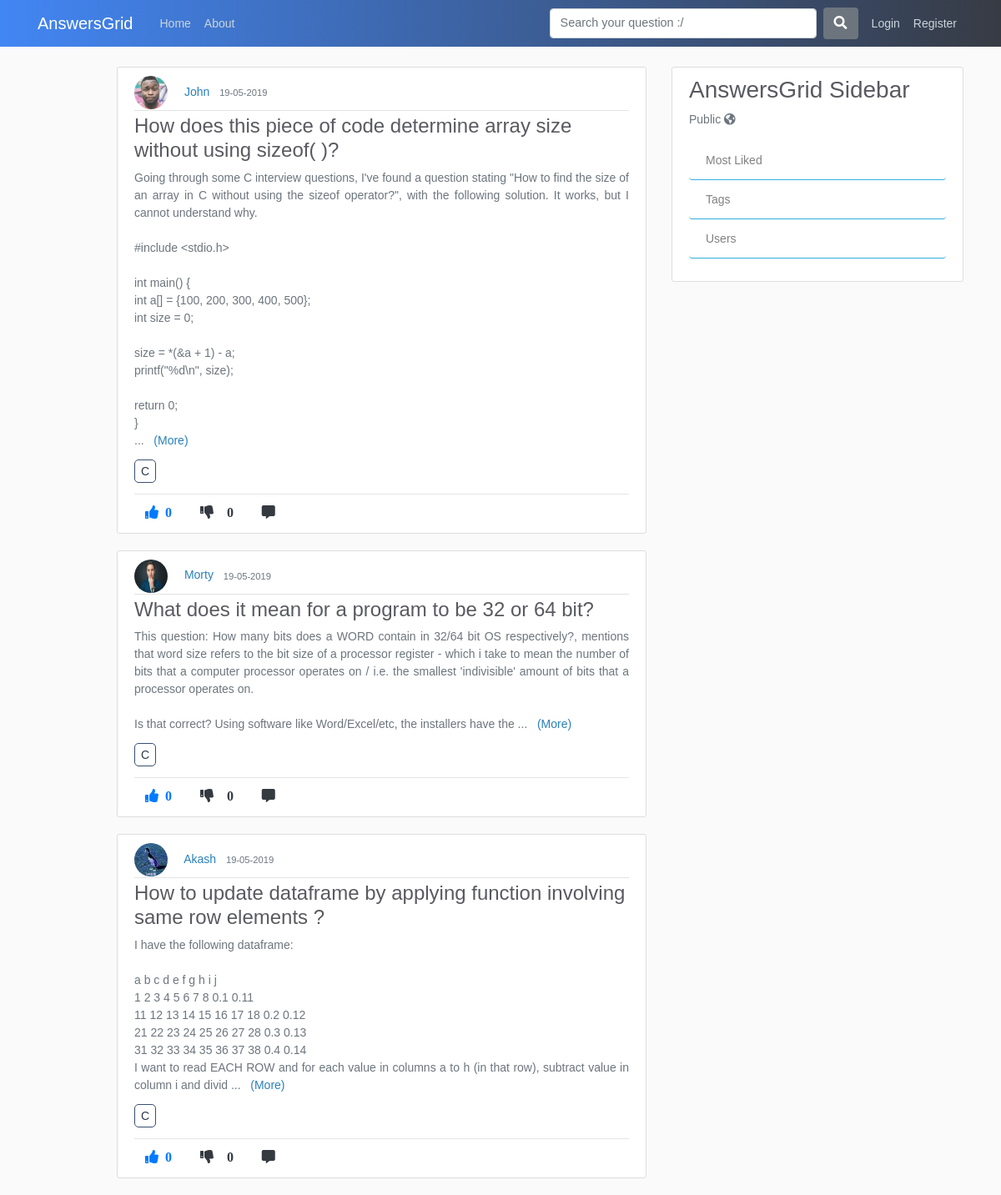
The page /tags/C on the database its author committed.
### application/models.py (models this page shows, shortened)
class tagposts(db.Model):
    id = db.Column(db.Integer, primary_key=True, nullable=False)
    post_id = db.Column(db.Integer, db.ForeignKey('post.id'), nullable=False)
    tag_id = db.Column(db.Integer, db.ForeignKey('tags.tag_id'), nullable=False)

class User(db.Model, UserMixin):
    id = db.Column(db.Integer, primary_key=True)
    username = db.Column(db.String(20), unique=True, nullable=False)
    email = db.Column(db.String(120), unique=True, nullable=False)
    image_file = db.Column(db.String(20), nullable=False, default='default.jpg')
    password = db.Column(db.String(60), nullable=False)
    posts = db.relationship('Post', backref='author', lazy=True)
    answers = db.relationship('Answer', backref="author", lazy=True)
    comments = db.relationship('Comment', backref='author', lazy=True)

class Post(db.Model):
    id = db.Column(db.Integer, primary_key=True)
    title = db.Column(db.String(100), nullable=False)
    content = db.Column(db.Text, nullable=False)
    date_posted = db.Column(db.DateTime, nullable=False, default=datetime.utcnow)
    like_count = db.Column(db.Integer, nullable=False, default=0)
    dislike_count = db.Column(db.Integer, nullable=False, default=0)
    user_id = db.Column(db.Integer, db.ForeignKey('user.id'), nullable=False)
    comments = db.relationship('Comment', backref='commentOnPost', lazy=True)
    answers = db.relationship('Answer', backref='answerOnPost', lazy=True)

### application/routes.py (the view)
@app.route('/tags/<tag_title>')
def tags(tag_title):
    page = request.args.get('page',1,type=int)
    posts = Post.query.order_by(Post.date_posted.desc()).paginate(page=page, per_page=5)
    tag_title = tag_title
    joinedTables = db.session.query(tagposts.post_id,tagposts.tag_id,Tags.tag_title,Post.title,Post.user_id,Post.like_count,Post.content,Post.id,Post.author,Post.date_posted,User.username,User.image_file).join(Tags).join(Post).join(User).all()
    for item in joinedTables:
        if tag_title in item.tag_title:
            print(tag_title, item.post_id, item.title, item.user_id,  item.username, item.image_file)
            return render_template("tags.html", posts=posts, joinedTables=joinedTables, tag_title=tag_title)

### application/templates/tags.html (shortened to what this page needs)
{% extends "layout.html" %}
{% block content %}
      {% for item in joinedTables %}
      {% if tag_title == item.tag_title %}
        <article class="media content-section">
          <div class="media-body">
            <img class="rounded-circle article-img" src="{{ url_for('static', filename='profile_pics/' + item.image_file) }}">
            <a class="mr-2" href="{{ url_for('user_posts', username=item.username) }}">{{ item.username }}</a>
            <small class="text-muted">{{ item.date_posted.strftime('%d-%m-%Y') }}</small>
            <div class="article-metadata">
            </div>
            <h4><a class="article-title" href="{{ url_for('comment_post', post_id=item.id) }}">{{ item.title }}</a></h4>
            <p class="article-content more text-justify text-muted">{{ item.content }}</p>
            <p><a class="article-content tag-style" href="#">{{ item.tag_title }}</a></p><hr>
            <div class="footRow">
                {%  if current_user.is_authenticated %}
                  <a><i class="fas fa-thumbs-up mr-1 btn upvote" id="/vote/{{item.id}}/{{current_user.id}}" onclick="contentDisp(this);">  {{ item.like_count }} </i></a>
                  <a><i class="fas fa-thumbs-down mr-1 btn upvote" id="/downvote/{{item.id}}/{{current_user.id}}" onclick="contentDisp(this);" >  {{ item.dislike_count }} </i></a>
                  <a href="{{url_for('comment_post', post_id=item.id)}}"><i class="fas fa-comment-alt mr-1 btn text-dark"></i></a>
                  {% else %}
                  <a href="{{url_for('login')}}"><i class="fas fa-thumbs-up mr-1 btn text-primary upvote"><span class="ml-2 likes-count">{{ item.like_count }}</span></i></a>
                  <a href="{{url_for('login')}}"><i class="fas fa-thumbs-down mr-1 btn text-dark"><span id="demo" class="ml-3">{{ item.like_count }}</i></a>
                  <a href="{{url_for('comment_post', post_id=item.id)}}"><i class="fas fa-comment-alt mr-1 btn text-dark"></i></a>
                {% endif %}
            </div>
          </div>
        </article>
      {% endif %}
      {% endfor %}
{% endblock content %}

### application/static/main.css (style rules this page uses)
body { background: #fafafa; color: #333333; margin-top: 5rem; }
h1, h2, h3, h4, h5, h6 { color: #444444; }
.content-section { background: #ffffff; padding: 10px 20px; border: 1px solid #dddddd; border-radius: 3px; margin-bottom: 20px; }
.article-title { color: #444444; }
.article-content { white-space: pre-line; }
.article-img { height: 40px; width: 40px; margin-right: 16px; }
.article-metadata { padding-bottom: 1px; margin-bottom: 4px; border-bottom: 1px solid #e3e3e3 }

### application/templates/layout.html (style rules this page uses)
body { color: #2e2626; margin-top: 5rem; font-size: 14px; font-weight: unset; line-height: 1.5; font-family: Arial; }
img { display: inline; }
.footRow { margin-top: -10px; }
.tag-style { margin-right: 3px; border: 1px solid #3a4e70; padding: 5px 7px; border-radius: 5px; color: #2C3A47 }
a { color: #2980b9; }
.fa-thumbs-up { color: #4286f4; }
.fa-thumbs-down { color: #f1545b }
h4,h3 { color: #595a60; }
.article-title { color: #595a60; }

### rows shown on the page
tagposts: image_file (picture), username "John", date_posted "19-05-2019", title "How does this piece of code determine array size without using sizeof( )?", content "Going through some C interview questions, I've found a question stating \"How to find the size of an array in C without using the sizeof operator?\", with the following solution. It works, but I cannot understand why. #include <stdio.h> int main() { int a[] = {100, 200, 300, 400, 500}; int size = 0; size = *(&a + 1) - a; printf(\"%d\\n\", size); return 0; }", tag_title "C", like_count "0"
tagposts: image_file (picture), username "Morty", date_posted "19-05-2019", title "What does it mean for a program to be 32 or 64 bit?", content "This question: How many bits does a WORD contain in 32/64 bit OS respectively?, mentions that word size refers to the bit size of a processor register - which i take to mean the number of bits that a computer processor operates on / i.e. the smallest 'indivisible' amount of bits that a processor operates on. Is that correct? Using software like Word/Excel/etc, the installers have the", tag_title "C", like_count "0"
tagposts: image_file (picture), username "Akash", date_posted "19-05-2019", title "How to update dataframe by applying function involving same row elements ?", content "I have the following dataframe: a b c d e f g h i j 1 2 3 4 5 6 7 8 0.1 0.11 11 12 13 14 15 16 17 18 0.2 0.12 21 22 23 24 25 26 27 28 0.3 0.13 31 32 33 34 35 36 37 38 0.4 0.14 I want to read EACH ROW and for each value in columns a to h (in that row), subtract value in column i and divid", tag_title "C", like_count "0"
